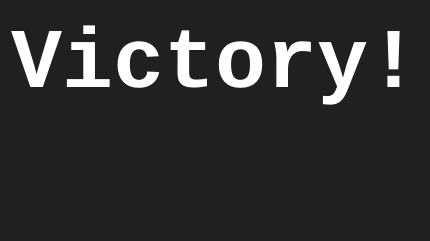
<?xml version="1.0" encoding="UTF-8"?>
<ui version="4.0">
 <class>QtPylosWonDialog</class>
 <widget class="QDialog" name="QtPylosWonDialog">
  <property name="geometry">
   <rect>
    <x>0</x>
    <y>0</y>
    <width>428</width>
    <height>241</height>
   </rect>
  </property>
  <property name="palette">
   <palette>
    <active>
     <colorrole role="WindowText">
      <brush brushstyle="SolidPattern">
       <color alpha="255">
        <red>255</red>
        <green>255</green>
        <blue>255</blue>
       </color>
      </brush>
     </colorrole>
     <colorrole role="Text">
      <brush brushstyle="SolidPattern">
       <color alpha="255">
        <red>255</red>
        <green>255</green>
        <blue>255</blue>
       </color>
      </brush>
     </colorrole>
     <colorrole role="Base">
      <brush brushstyle="SolidPattern">
       <color alpha="255">
        <red>255</red>
        <green>255</green>
        <blue>255</blue>
       </color>
      </brush>
     </colorrole>
     <colorrole role="Window">
      <brush brushstyle="SolidPattern">
       <color alpha="255">
        <red>32</red>
        <green>32</green>
        <blue>32</blue>
       </color>
      </brush>
     </colorrole>
    </active>
    <inactive>
     <colorrole role="WindowText">
      <brush brushstyle="SolidPattern">
       <color alpha="255">
        <red>255</red>
        <green>255</green>
        <blue>255</blue>
       </color>
      </brush>
     </colorrole>
     <colorrole role="Text">
      <brush brushstyle="SolidPattern">
       <color alpha="255">
        <red>255</red>
        <green>255</green>
        <blue>255</blue>
       </color>
      </brush>
     </colorrole>
     <colorrole role="Base">
      <brush brushstyle="SolidPattern">
       <color alpha="255">
        <red>255</red>
        <green>255</green>
        <blue>255</blue>
       </color>
      </brush>
     </colorrole>
     <colorrole role="Window">
      <brush brushstyle="SolidPattern">
       <color alpha="255">
        <red>32</red>
        <green>32</green>
        <blue>32</blue>
       </color>
      </brush>
     </colorrole>
    </inactive>
    <disabled>
     <colorrole role="WindowText">
      <brush brushstyle="SolidPattern">
       <color alpha="255">
        <red>123</red>
        <green>118</green>
        <blue>114</blue>
       </color>
      </brush>
     </colorrole>
     <colorrole role="Text">
      <brush brushstyle="SolidPattern">
       <color alpha="255">
        <red>123</red>
        <green>118</green>
        <blue>114</blue>
       </color>
      </brush>
     </colorrole>
     <colorrole role="Base">
      <brush brushstyle="SolidPattern">
       <color alpha="255">
        <red>32</red>
        <green>32</green>
        <blue>32</blue>
       </color>
      </brush>
     </colorrole>
     <colorrole role="Window">
      <brush brushstyle="SolidPattern">
       <color alpha="255">
        <red>32</red>
        <green>32</green>
        <blue>32</blue>
       </color>
      </brush>
     </colorrole>
    </disabled>
   </palette>
  </property>
  <property name="font">
   <font>
    <family>Courier New</family>
    <pointsize>64</pointsize>
    <weight>75</weight>
    <bold>true</bold>
   </font>
  </property>
  <property name="windowTitle">
   <string>Victory!</string>
  </property>
  <property name="windowIcon">
   <iconset resource="GamePylos.qrc">
    <normaloff>:/images/R.png</normaloff>:/images/R.png</iconset>
  </property>
  <layout class="QVBoxLayout" name="verticalLayout">
   <item>
    <widget class="QLabel" name="label_victory">
     <property name="text">
      <string>Victory!</string>
     </property>
     <property name="alignment">
      <set>Qt::AlignCenter</set>
     </property>
    </widget>
   </item>
   <item>
    <widget class="QLabel" name="label_sprite">
     <property name="text">
      <string/>
     </property>
     <property name="pixmap">
      <pixmap resource="GamePylos.qrc">:/images/sprite_player1.png</pixmap>
     </property>
     <property name="alignment">
      <set>Qt::AlignCenter</set>
     </property>
    </widget>
   </item>
  </layout>
 </widget>
 <resources>
  <include location="GamePylos.qrc"/>
 </resources>
 <connections/>
</ui>
